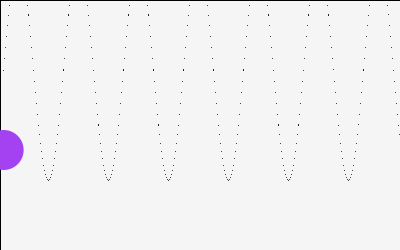
Frame 1 (no input)
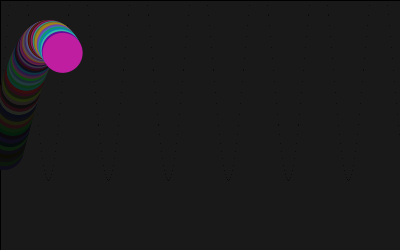
Frame 60 (the mouse pressed at the canvas centre just before this capture)
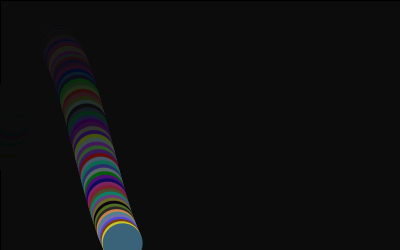
Frame 120 (the mouse held since frame 60 and released just before this capture)

The Processing sketch that drew these frames (run headless with seeded random() and noise(); from frame 60 on, the mouse is pressed at the canvas centre):

// Processing sketch: processing_139124
// ── processing_139124.pde

float px, py, px2, py2;
float angle, angle2;
float radius = 110;
float frequency = 2;
float frequency2 = 6;
float x, x2;
   
   
void setup(){
  size(400, 250);
  background (255);
}
   
void draw(){
  fill(0,10);
rect(0,0,width, height);

  fill(255);
   
   
  px = width/8 + cos(radians(angle))*(radius);
  py = 150 + sin(radians(angle))*(radius);
  
  fill(random(255),random(255),random(255));
     
    
  angle2 = 0;
   
     
  for (int i = 0; i< width; i++){
    px2 = width/8 + cos(radians(angle2))*(radius);
    py2 = 70 + sin(radians(angle2))*(radius);
    point(width/radius+i, py2);
    angle2 -= frequency2;
  }
   
   
  noStroke();
  ellipse(width/radius+x, py, 40, 40);
  angle -= frequency;
  x+=1;
   
    
  if (x>= width-60) {
    x = 0;
    angle = 0;
  }
    
}
